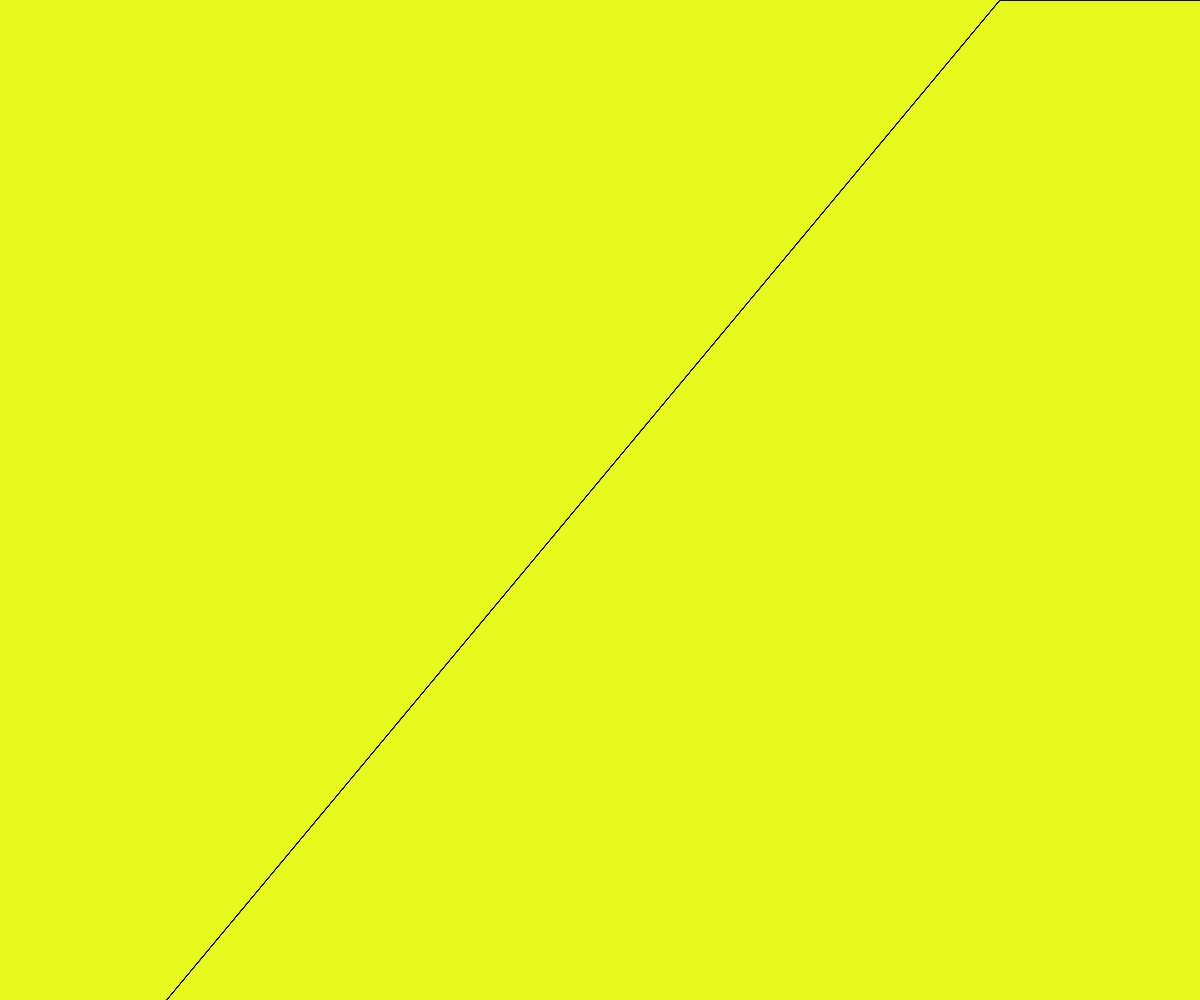
Frame 1 (no input)
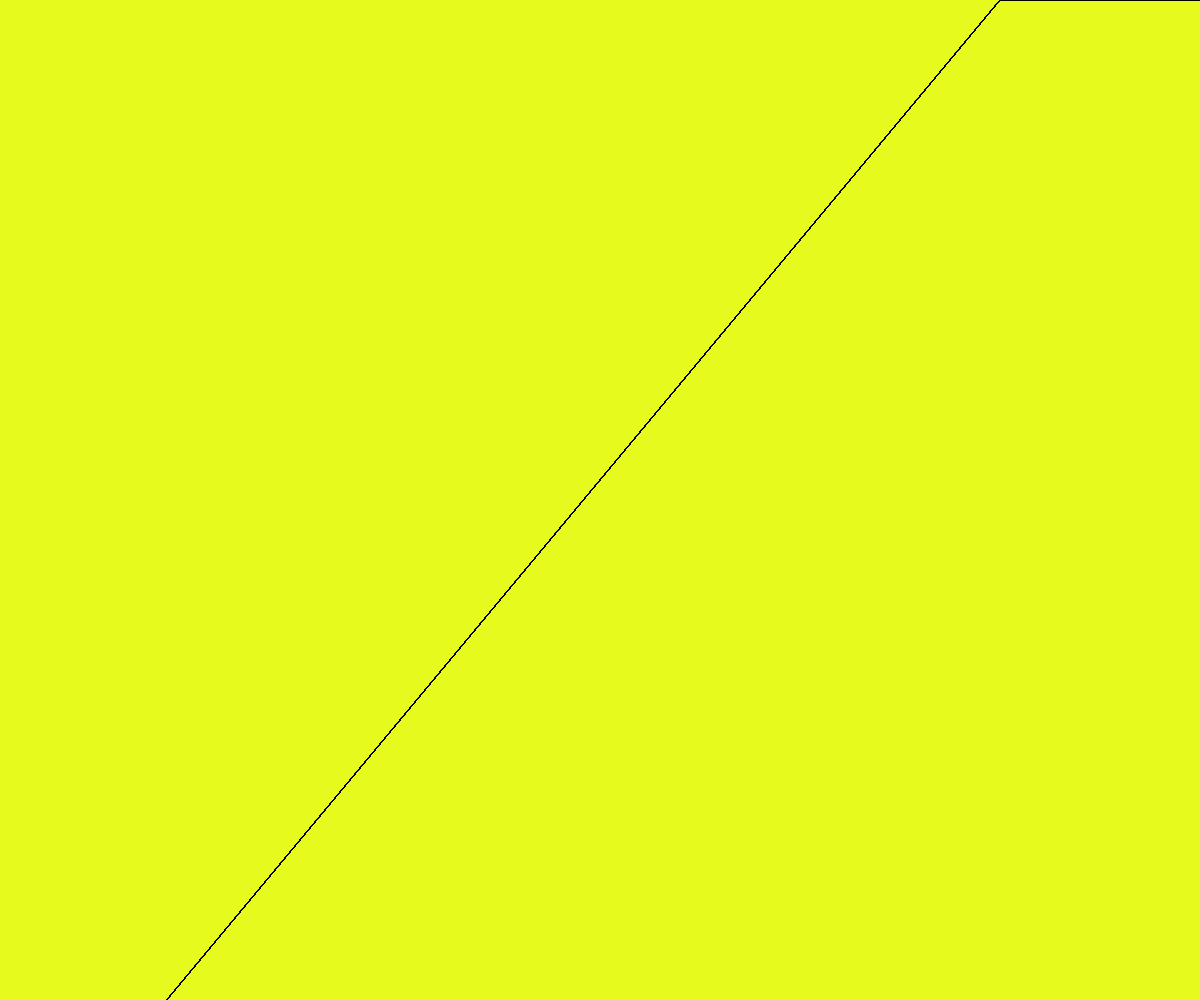
Frame 60 (no input)
Frame 120 (the mouse pressed at the canvas centre since frame 60): identical to frame 60, image omitted

The p5.js sketch that drew these frames (run headless with seeded random() and noise() and a simulated clock; from frame 60 on, the mouse is pressed at the canvas centre):

// p5.js sketch
// ── sketch.js
function setup() {
    // put setup code here
    createCanvas(windowWidth, windowHeight);
    background(230, 250, 30);
}

function draw() {
    // put drawing code here

    triangle(0, windowWidth, windowHeight, 0);

    triangle(windowWidth, 0, windowHeight, 0);

    triangle(windowHeight, 00, 0, windowWidth);

    triangle(windowHeight, 0, windowWidth, 0);



}
